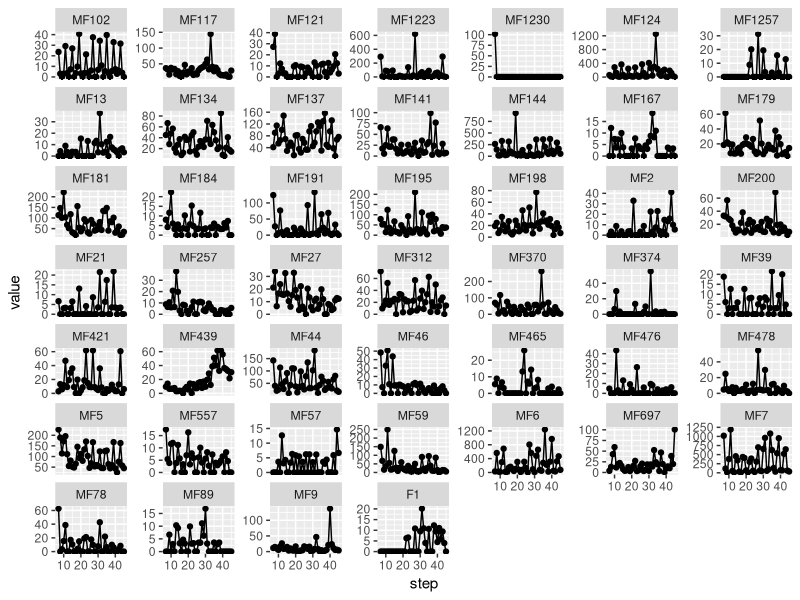
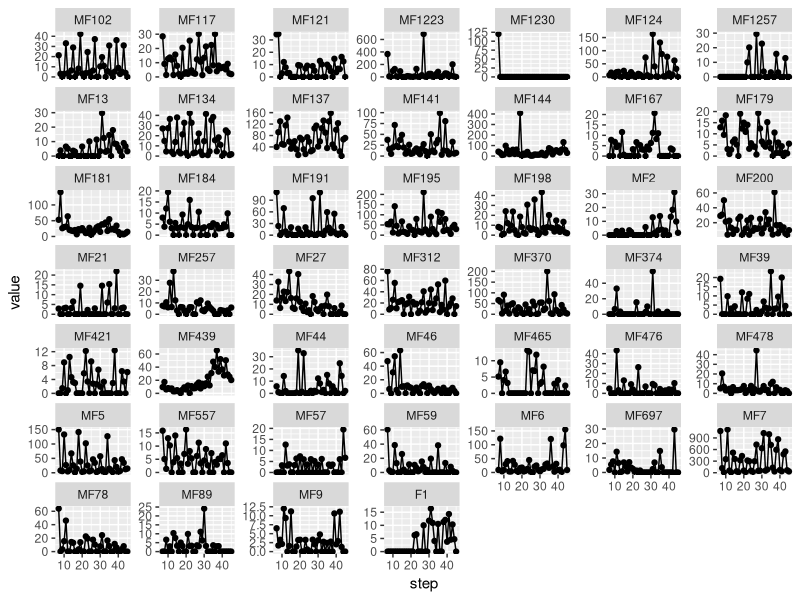
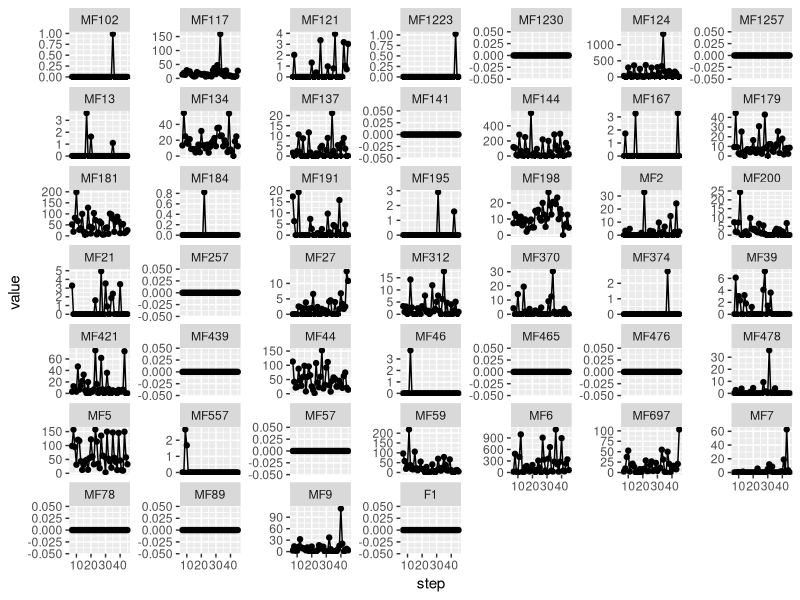

The R script that drew these images, in order:
## Package
require(stringr)
require(tidyr)
require(dplyr)
require(ggplot2)
require(ggrepel)
require(reshape2)
require(forcats)

### Import database
total_DB = read.csv(
    "data/diversity_data/Matrix_Total_dominant.csv",
    sep = ";"
)
names(total_DB) = str_replace_all(names(total_DB), "X", "MF")

adult_DB = read.csv(
    "data/diversity_data/Matrix_Adults_dominant.csv",
    sep = ";"
)
names(adult_DB) = str_replace_all(names(adult_DB), "X", "MF")

juv_DB = read.csv(
    "data/diversity_data/Matrix_Juv_dominant.csv",
    sep = ";"
)
names(juv_DB) = str_replace_all(names(juv_DB), "X", "MF")

### Graphs
total_dataplot = melt(
    total_DB,
    id.vars = c("step", "sampling_period")
)
ggplot(
    data = total_dataplot,
    aes(
        x = step, 
        y = value
    )
) + 
geom_point() + 
geom_line(aes(group = variable)) +
facet_wrap(
    .~variable,
    scales= "free_y"
)
# ggsave(
#     "docs/graphs_diversity_data/Time_series_total.jpg",
#     width = 20,
#     height = 20
# )

adult_dataplot = melt(
    adult_DB,
    id.vars = c("step", "sampling_period")
)
ggplot(
    data = adult_dataplot,
    aes(
        x = step, 
        y = value
    )
) + 
geom_point() + 
geom_line(aes(group = variable)) +
facet_wrap(
    .~variable,
    scales= "free_y"
)
# ggsave(
#     "docs/graphs_diversity_data/Time_series_adults.jpg",
#     width = 20,
#     height = 20
# )

juv_dataplot = melt(
    juv_DB,
    id.vars = c("step", "sampling_period")
)
ggplot(
    data = juv_dataplot,
    aes(
        x = step, 
        y = value
    )
) + 
geom_point() + 
geom_line(aes(group = variable)) +
facet_wrap(
    .~variable,
    scales= "free_y"
)
# ggsave(
#     "docs/graphs_diversity_data/Time_series_juvenile.jpg",
#     width = 20,
#     height = 20
# )